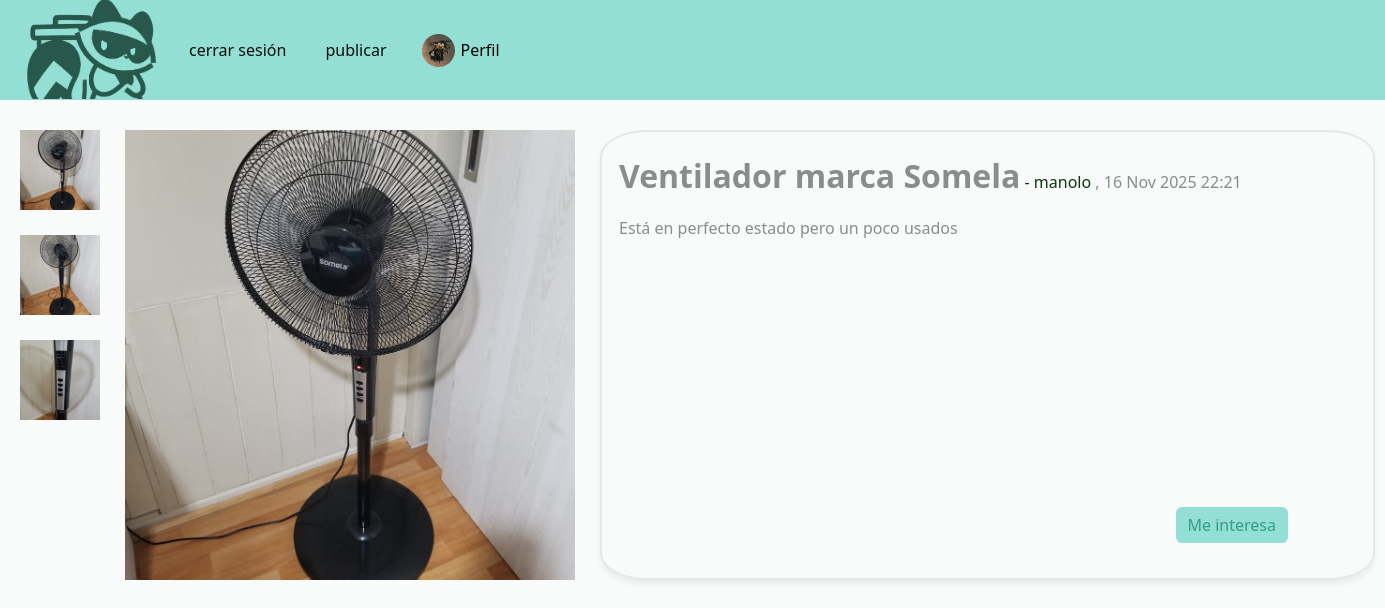
Screenshot of /post/18/ (signed in) with the database file from the repository.
### user/models.py (models this page shows, shortened)
class user_img(models.Model):
    usuario = models.ForeignKey(User, on_delete=models.CASCADE)
    imagen = models.ImageField(upload_to='imagenes/', default='imagenes/Bin2bin.png',blank=True)
    creado = models.DateTimeField(auto_now_add=True)

### publi/models.py (models this page shows, shortened)
class publi(models.Model):
    titulo = models.CharField(max_length=25)
    descripcion = models.TextField(blank=True, max_length=110)
    creacion = models.DateTimeField(auto_now_add=True)
    usuario = models.ForeignKey(User, on_delete=models.CASCADE)
    imagen = models.ImageField(upload_to='imagenes/', blank=True)
    imagen2 = models.ImageField(upload_to='imagenes/', blank=True)
    imagen3 = models.ImageField(upload_to='imagenes/', blank=True)
    archivado = models.BooleanField(default=False)
    categorias = models.ManyToManyField(categoria)

### publi/views.py (the view)
# urls.py: path('post/<int:post_id>/', publi_views.post, name='post'),
@login_required
def post(request, post_id):
    publicacion = get_object_or_404(publi, id=post_id)
    if request.method == 'POST':
        usuario1 = request.user.id
        usuario2 = publicacion.usuario.id
        if usuario1 == usuario2:
            publicacion.archivado = True
            publicacion.save()
            return redirect('perfil')
        else:
            hay_interesado = Interesado.objects.filter(publicante=publicacion.usuario, interesado=request.user, pk_post=post_id).exists()
            if hay_interesado == True:
                el_interesado = get_object_or_404(Interesado, publicante=publicacion.usuario, interesado=request.user, pk_post=post_id)
                el_interesado.delete()
                return redirect(reverse('post', args=[post_id]))
            else:
                Interesado.objects.create(publicante_id=usuario2, interesado_id=usuario1, pk_post_id=post_id)
                asunto = request.user.username + " se ha interesado en " + "'" + publicacion.titulo + "'"
                mensaje = "¡Hola! He visto tu publicación y me ha interesado mucho. Por favor, responde este correo para seguir en contacto. :)" \
                "\nAtentamente: " + request.user.first_name + " " + request.user.last_name
                remitente = request.user.email
                destinatario = publicacion.usuario.email
                from_email = f"Bin2Bin <miBin2Bin@gmail.com>"
                email = EmailMessage(
                    subject=asunto,
                    body=f"{mensaje}",
                    from_email=from_email,
                    to=[destinatario],
                    reply_to=[remitente],
                )
                email.send(fail_silently=False)
                return redirect(reverse('post', args=[post_id]))
    else:
        interesados = Interesado.objects.filter(pk_post_id=post_id)
        hay_interesado = Interesado.objects.filter(publicante=publicacion.usuario, interesado=request.user, pk_post=post_id).exists()
        try:
            img_obj = get_object_or_404(user_img, usuario=request.user.id)
            return render(request, 'mipubli.html', {'post':publicacion, 'interesados':interesados, 'hay_interesado':hay_interesado, 'imagen':img_obj})
        except:
            return render(request, 'mipubli.html', {'post':publicacion, 'interesados':interesados, 'hay_interesado':hay_interesado})

### publi/templates/mipubli.html (shortened to what this page needs)
{% extends 'hola.html' %}
{% block content %}
<head>
    {% load static %}
    <link rel="stylesheet" href="{% static 'post.css' %}">
</head>
    <div class="post-gallery">
        {% if post.imagen.url != blank %}
        <div class="image big">
            <img src="{{post.imagen.url}}" alt="{{post.titulo}}" class="big-img"/>
        </div>
        <div class="image small">
        <li>
            <img src="{{post.imagen.url}}" alt="{{post.titulo}}" class="small-img"/>
            {% endif %}
        </li>
        <li>{% if post.imagen2.url != blank %}
            <img src="{{post.imagen2.url}}" alt="{{post.titulo}}" class="small-img"/>
            {% endif %}
        </li>
        <li>{% if post.imagen3.url != blank %}
                <img src="{{post.imagen3.url}}" alt="{{post.titulo}}" class="small-img"/>
            {% endif %}
        </li>
        </div>
        <div class="contents">
        <titu>{{ post.titulo }}</titu>
            {% if request.user.id != post.usuario.id %}
            <a href="{% url 'ver_perfil' post.usuario %}">
            - {{ post.usuario }}
            </a>
                , {{ post.creacion|date:"d M Y H:i" }}
            {% else %}
            - {{ post.usuario }}, {{ post.creacion|date:"d M Y H:i" }}
            {% endif %}
            <p>{{ post.descripcion }}</p>
        {% if request.user.id == post.usuario.id %}
            <h2>Interesados:</h2>
            {% for inte in interesados %}
            <ul>
                <a href="{% url 'ver_perfil' inte.interesado %}">
                    <li>
                        <strong>{{ inte.interesado }}</strong>
                    </li>
                </a>
            </ul>
            {% empty %}
                <ul><li>No hay interesados</li></ul>
            {% endfor %}
        <div class="btn-wrap">
            <form action="" method="POST">
                {% csrf_token %}
                <button class="btn btn-success" style="background-color: #1abea374; border: none;">
                    Eliminar
                </button>
            </form>
        </div>
        {% else %}
        <div class="btn-wrap">
            <form action="" method="POST">
                {% if hay_interesado %}
                    {% csrf_token %}
                    <button class="btn btn-success" style="background-color: #1abea374; border: none;">
                        No me interesa
                    </button>
                {% else %}
                    <button class="btn btn-success" style="background-color: #1abea374; border: none;">
                        Me interesa
                    </button>
                {% endif %}
            </form>
        {% endif %}
        </div>
        </div>
    </div>
{% endblock %}

### user/templates/hola.html (shortened to what this page needs)
<!DOCTYPE html>
{% load static %}
<html lang="es">
<head>
    <link rel="stylesheet" href="https://cdn.jsdelivr.net/npm/bootstrap@5.3.8/dist/css/bootstrap.min.css">
    <link rel="stylesheet" href="https://cdn.jsdelivr.net/npm/bootstrap-icons@1.11.3/font/bootstrap-icons.min.css">
    <link rel="stylesheet" href="{% static 'home.css' %}">
</head>
<body style="background-color: rgba(242, 247, 248, 0.44);">
    <nav class="navbar navbar-expand-lg" style="background-color: #1abea374;" data-bs-theme="light">
        <div class="container-fluid">
            <a class="navbar-brand" href="/">
                <img src="\static\img\logo_nav.png" alt="Bin2Bin"/>
            </a>
            <div class="collapse navbar-collapse" id="navbarSupportedContent">
                <ul class="navbar-nav me-auto mb-2 mb-lg-0">
                    {% if user.is_authenticated %}
                        {% if request.path != "/publicar/" %}
                            {% if request.path != "/perfil/" %}
                                <li class="nav-item">
                                    <a href="/logout" class="btn btn-openpanel">cerrar sesión</a>
                                </li>
                                <li class="nav-item">
                                    <a href="/publicar" class="btn btn-openpanel">publicar</a>
                                </li>
                                <li class="nav-item">
                                    <a href="/perfil" class="nav-link active d-flex align-items-center">
                                        <img src="{{imagen.imagen.url}}"
                                            alt="Foto de perfil"
                                            width="33"
                                            height="33"
                                            style="border-radius: 50%; margin-right: 6px;">
                                        Perfil
                                    </a>
                                </li>
                            {% endif %}
                        {% endif %}
                    {% endif %}
                </ul>
            </div>
        </div>
    </nav>
    {% block content %}
        {% load static %}
    {% endblock %}
</body>
</html>

### user/static/home.css (style rules this page uses)
:root { --primary-color: #1abea374; --secondary-color: rgba(63, 79, 74, 0.503); --btn-color: #072f288f; --btn: #047e69ad; --border: rgba(50, 65, 65, 0.196); --box-shadow: 0px 5px 5px rgba(0, 0, 0, 0.053); }
.btn-openpanel { background-color:#4f9e9100; color:rgb(8, 14, 11); border:none; font-size: 1.0rem; }
.navbar-nav { display: flex; align-items: center; gap: 15px; }
.navbar-nav .nav-item a, .navbar-nav .btn-openpanel { display: flex; align-items: center; justify-content: center; }
.navbar-brand { width: 150px; height: 108px; margin: -10px 0px -14px 15px; transition: opacity 0.2s ease-in; }
.navbar-brand img { margin-top: -4px; height: 100px; width: fit-content; }

### user/static/post.css (style rules this page uses)
:root { --primary-color: #1abea374; --secondary-color: #047e69ad; --bg-color: rgba(242, 247, 248, 0.44); --grey-color: rgba(127, 127, 127, 0.697); --box-shadow: 0px 5px 5px rgba(0, 0, 0, 0.053); }
* { color: rgba(0, 0, 0, 0.444); }
.post-gallery { display: grid; grid-template-columns: 80px 450px 450px 250px 1fr; grid-template-rows: repeat(2,1fr); column-gap: 25px; height: 450px; width:450px; padding: 20px; padding-top: 30px; }
.big { grid-column: 2; grid-row: 2; }
.big img { height: 450px; width:450px; object-fit: cover; }
.small { grid-column: 1; grid-row: 2; object-fit: cover; width:450px; }
.small li { list-style-type: none; margin-bottom: 25px; }
.small img { object-fit: cover; transform-origin: center center; transition-timing-function: linear; cursor: pointer; width: 80px; height: 80px; }
.contents { position: relative; grid-column: 3/span 4; grid-row: 2; box-shadow: var(--box-shadow); border: 2px solid var(--grey-color); border-radius: 6%; border-color: rgba(128, 128, 128, 0.158); padding: 17px; padding-bottom: 60px; }
.btn-wrap { position: absolute; margin: 5px; bottom: 30px; right:80px; }
.btn-success { color: var(--secondary-color); border: none; background-color: var(--primary-color); transition: color 0.5s ease, background-color 0.5s ease; }

### publi/templates/mipubli.html (style rules this page uses)
titu { display: inline-block; font-size: 2em; margin-top: 0.1em; margin-bottom: 0.5em; margin-left: 0; margin-right: 0; font-weight: 600; }
a { color: rgb(12, 56, 12); }
a:link { text-decoration: none; }

### rows the page displays
user_img: imagen (picture)
publi: imagen (picture), imagen2 (picture), imagen3 (picture), titulo "Ventilador marca Somela", usuario "manolo", creacion "16 Nov 2025 22:21", descripcion "Está en perfecto estado pero un poco usados"
